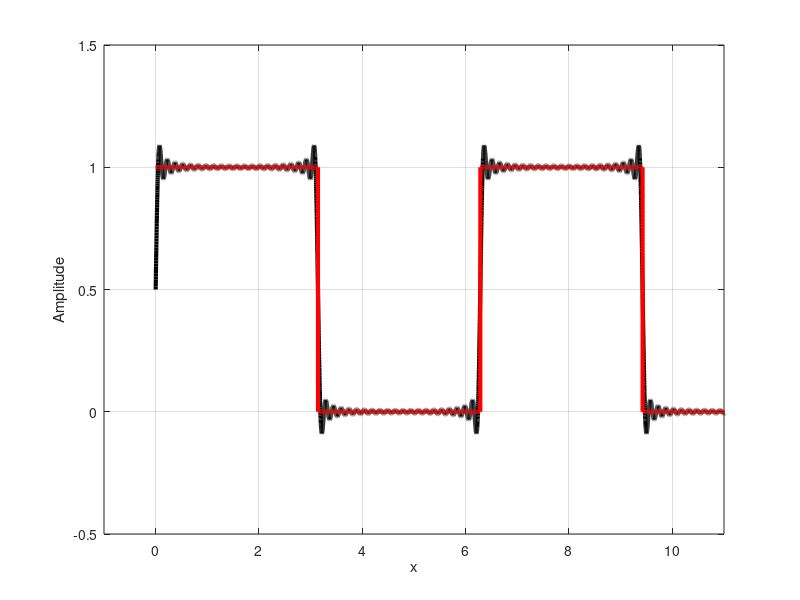

MATLAB code for this plot:
clear;
home;
close;
pkg load signal;

%n is a constant
function retval = sinn_An(n,x)
	An = 2.0/pi/n;
	retval = An*sin(n.*x);
endfunction

%The full series
function retval = fourier_square(n,x)
	retval = 0.5;
	for i=[0:n]
		retval = retval+sinn_An(2*i+1,x);
	endfor
endfunction

x = 0.0:0.001:(2.0*pi)*10; %Octave is awesome!!

S = 0.5 + sinn_An(1,x) + sinn_An(3,x)+sinn_An(5,x) + sinn_An(7,x);
S1 = fourier_square(20,x);

plot(x,S1,'color','black','linewidth',3);
hold on;
grid on;
axis([-1 11 -0.5 1.5]);
xlabel("x");
ylabel("Amplitude");
plot(x,square(x)*0.5+0.5,'color','red','linewidth',3);